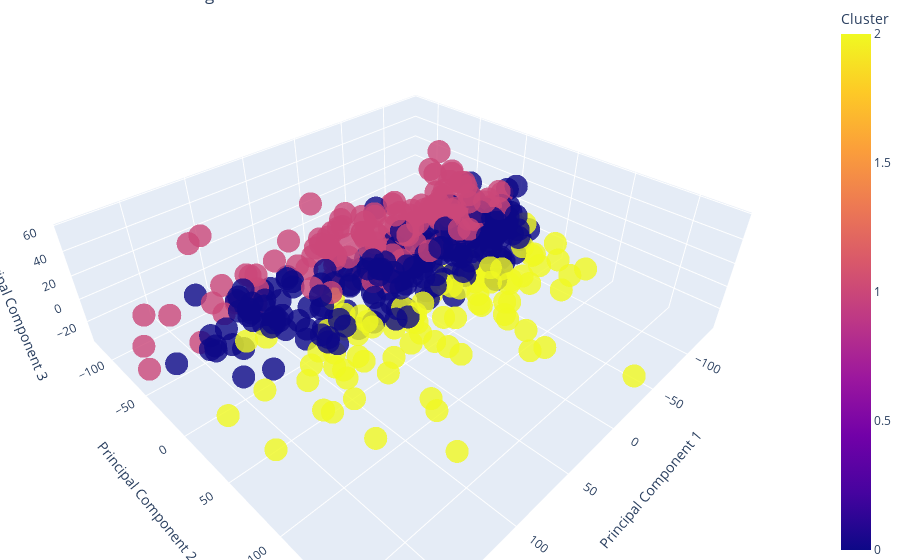

The code cell stored with this chart in its notebook:
### Code cell
import plotly.express as px
fig = px.scatter_3d(
    pca_df,
    x='PC1',
    y='PC2',
    z='PC3',
    color='Cluster',  # Use your existing 'Cluster' column for coloring
    title='3D PCA with Pre-assigned Clusters',
    labels={'PC1': 'Principal Component 1', 'PC2': 'Principal Component 2', 'PC3': 'Principal Component 3'},
    opacity=0.8,
    color_discrete_sequence=px.colors.qualitative.Plotly # Choose a color palette
)

# Optional: Customize layout for better appearance
fig.update_layout(
    scene=dict(
        xaxis_title='Principal Component 1',
        yaxis_title='Principal Component 2',
        zaxis_title='Principal Component 3'
    ),
    margin=dict(l=0, r=0, b=0, t=0)
)

fig.show()

### Figure 1 — Plotly figure (JSON) as saved in the notebook; plotly's stock layout.template omitted (floating-point values rounded to 4 significant figures; data arrays with more than 128 entries replaced by an {"elided": "..."} marker saying what was removed)
{"data": [{"hovertemplate": "Principal Component 1=%{x}<br>Principal Component 2=%{y}<br>Principal Component 3=%{z}<br>Cluster=%{marker.color}<extra></extra>", "legendgroup": "", "marker": {"color": {"elided": "442 int values"}, "coloraxis": "coloraxis", "opacity": 0.8, "symbol": "circle"}, "mode": "markers", "name": "", "scene": "scene", "showlegend": false, "type": "scatter3d", "x": {"elided": "442 float values"}, "y": {"elided": "442 float values"}, "z": {"elided": "442 float values"}}], "layout": {"coloraxis": {"colorbar": {"title": {"text": "Cluster"}}, "colorscale": [[0, "#0d0887"], [0.1111, "#46039f"], [0.2222, "#7201a8"], [0.3333, "#9c179e"], [0.4444, "#bd3786"], [0.5556, "#d8576b"], [0.6667, "#ed7953"], [0.7778, "#fb9f3a"], [0.8889, "#fdca26"], [1, "#f0f921"]]}, "legend": {"tracegroupgap": 0}, "margin": {"b": 0, "l": 0, "r": 0, "t": 0}, "scene": {"domain": {"x": [0, 1], "y": [0, 1]}, "xaxis": {"title": {"text": "Principal Component 1"}}, "yaxis": {"title": {"text": "Principal Component 2"}}, "zaxis": {"title": {"text": "Principal Component 3"}}}, "title": {"text": "3D PCA with Pre-assigned Clusters"}}}
